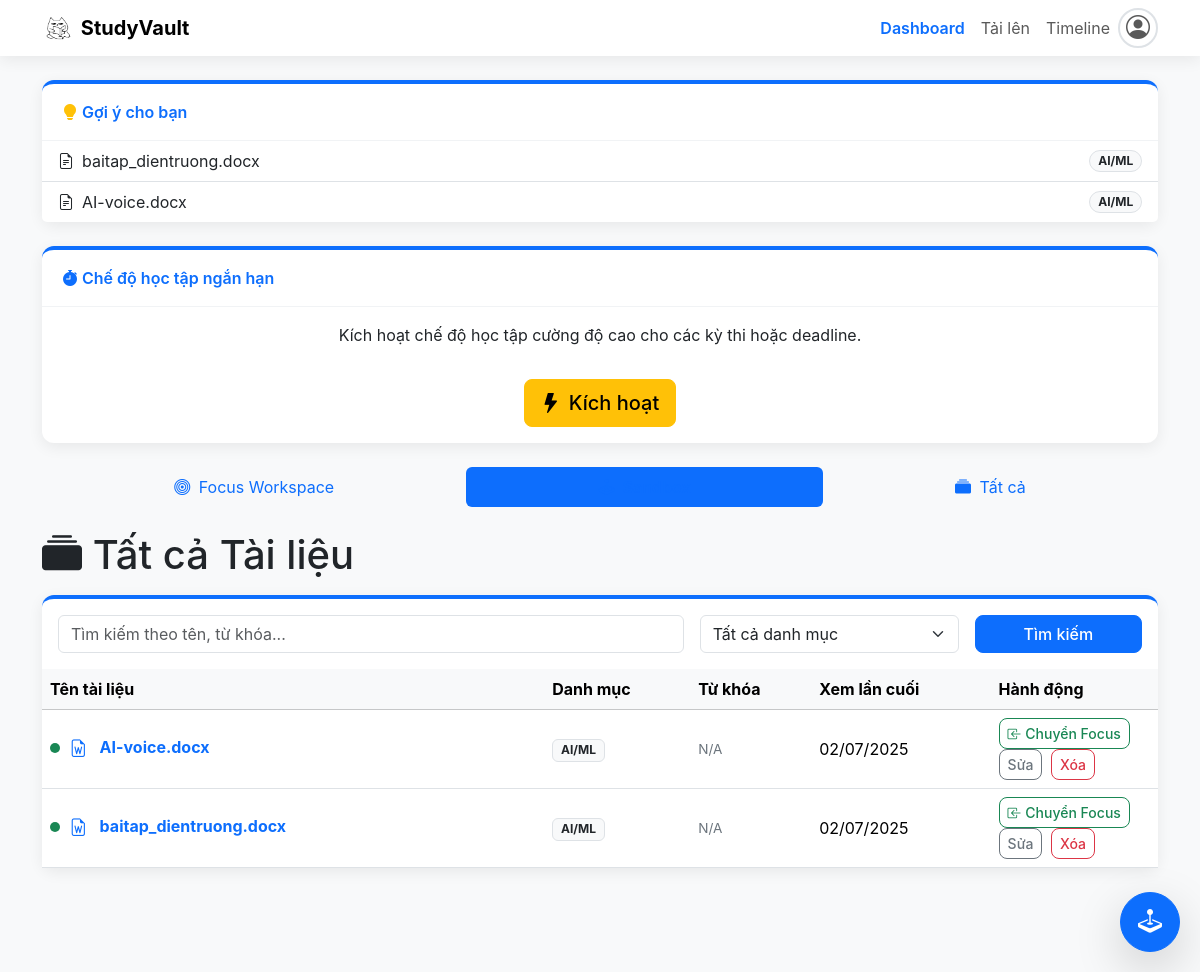
The page / on the database its author committed.
### app.py (models this page shows)
class Document(db.Model):
    id = db.Column(db.Integer, primary_key=True)
    filename = db.Column(db.String(200), nullable=False)
    filepath = db.Column(db.String(300), nullable=False, unique=True)
    category = db.Column(db.String(100), nullable=True, default="Chưa phân loại")
    uploaded_date = db.Column(db.DateTime, nullable=False, default=lambda: datetime.now(timezone.utc))
    last_viewed_date = db.Column(db.DateTime, nullable=True)
    doc_type = db.Column(db.String(20), nullable=False, default='file')
    engagement_level = db.Column(db.String(50), nullable=True)
    custom_note = db.Column(db.Text, nullable=True)
    deadline = db.Column(db.Date, nullable=True)
    extracted_content = db.Column(db.Text, nullable=True)
    user_summary = db.Column(db.Text, nullable=True)
    ai_topic_label = db.Column(db.String(100), nullable=True)
    win_criteria_description = db.Column(db.Text, nullable=True)
    target_score = db.Column(db.Integer, nullable=True)
    actual_score = db.Column(db.Integer, nullable=True)
    keywords = db.Column(db.Text, nullable=True)
    context_event = db.Column(db.String(200), nullable=True)
    is_goal_related = db.Column(db.Boolean, default=False, nullable=False)
    filename_normalized = db.Column(db.String(200), nullable=True)
    workspace_items = db.relationship('WorkspaceItem', backref='document', lazy=True, cascade="all, delete-orphan")
    relations = db.relationship('WorkspaceItemRelation', backref='document', lazy=True, cascade="all, delete-orphan")
    learning_objectives = db.relationship('LearningObjective', backref='doc', lazy=True, cascade="all, delete-orphan")

### app.py (the view, shortened to what this page needs)
@app.route('/')
def index():
    current_user = User.query.first()
    pagination_data = None
    documents_on_page = []
    suggested_docs = []
    documents_data_for_js = []
    search_query = request.args.get('search_query', '').strip()
    category_filter = request.args.get('category', '').strip()
    available_categories = sorted(list(fp.CATEGORY_KEYWORDS.keys()))
    if fp.DEFAULT_CATEGORY not in available_categories:
        available_categories.append(fp.DEFAULT_CATEGORY)
        available_categories.sort()
    try:
        page = request.args.get('page', 1, type=int)
        query = Document.query
        if search_query:
            normalized_search_query = normalize_vietnamese(search_query)
            query = query.filter(or_(Document.filename.ilike(f"%{search_query}%"), Document.filename_normalized.ilike(f"%{normalized_search_query}%"), Document.keywords.ilike(f"%{search_query}%")))
        if category_filter:
            query = query.filter(Document.category == category_filter)
        query = query.order_by(Document.uploaded_date.desc())
        pagination_data = query.paginate(page=page, per_page=ITEMS_PER_PAGE, error_out=False)
        documents_on_page = pagination_data.items if pagination_data else []
        for doc in documents_on_page:
            doc.is_goal_related = check_document_relevance(doc, current_user)
        try:
            base_query_for_suggestions = Document.query.filter(
                or_(Document.last_viewed_date.is_(None), Document.engagement_level.is_(None), Document.context_event.is_(None))
            )
            if current_user and (current_user.ultimate_goal or current_user.role_model_character):
                goal_keywords_for_suggestions = []
                if current_user.ultimate_goal:
                    goal_keywords_for_suggestions.extend(normalize_vietnamese(current_user.ultimate_goal).lower().split())
                if current_user.role_model_character:
                    goal_keywords_for_suggestions.extend(normalize_vietnamese(current_user.role_model_character).lower().split())
                goal_conditions_for_suggestions = []
                for keyword in set(goal_keywords_for_suggestions):
                    goal_conditions_for_suggestions.append(or_(
                        Document.filename_normalized.ilike(f"%{keyword}%"),
                        Document.keywords.ilike(f"%{keyword}%"),
                        Document.category.ilike(f"%{keyword}%")
                    ))
                if goal_conditions_for_suggestions:
                    goal_related_docs = base_query_for_suggestions.filter(or_(*goal_conditions_for_suggestions)).limit(3).all()
                    suggested_docs.extend(goal_related_docs)
                    needed_more = 3 - len(suggested_docs)
                    if needed_more > 0:
                        existing_ids = [doc.id for doc in suggested_docs]
                        random_docs = base_query_for_suggestions.filter(Document.id.notin_(existing_ids)).limit(needed_more).all()
                        suggested_docs.extend(random_docs)
                    random.shuffle(suggested_docs)
                    suggested_docs = suggested_docs[:3]
                else:
                    suggested_docs_ids = db.session.query(Document.id).filter(or_(Document.last_viewed_date.is_(None), Document.engagement_level.is_(None), Document.context_event.is_(None))).limit(20).all()
                    if suggested_docs_ids:
                        random_id_tuples = random.sample(suggested_docs_ids, min(len(suggested_docs_ids), 3))
                        random_ids = [r[0] for r in random_id_tuples]
                        suggested_docs = Document.query.filter(Document.id.in_(random_ids)).all()
            else:
                suggested_docs_ids = db.session.query(Document.id).filter(or_(Document.last_viewed_date.is_(None), Document.engagement_level.is_(None), Document.context_event.is_(None))).limit(20).all()
                if suggested_docs_ids:
                    random_id_tuples = random.sample(suggested_docs_ids, min(len(suggested_docs_ids), 3))
                    random_ids = [r[0] for r in random_id_tuples]
                    suggested_docs = Document.query.filter(Document.id.in_(random_ids)).all()
        except Exception as suggest_err:
            print(f"WARNING: Cannot get suggested docs based on goal: {suggest_err}")
            traceback.print_exc()
            suggested_docs_ids = db.session.query(Document.id).filter(or_(Document.last_viewed_date.is_(None), Document.engagement_level.is_(None), Document.context_event.is_(None))).limit(20).all()
            if suggested_docs_ids:
                random_id_tuples = random.sample(suggested_docs_ids, min(len(suggested_docs_ids), 3))
                random_ids = [r[0] for r in random_id_tuples]
                suggested_docs = Document.query.filter(Document.id.in_(random_ids)).all()
        for doc in documents_on_page:
            doc_dict = {
                'id': doc.id,
                'filename': doc.filename,
                'filename_normalized': doc.filename_normalized,
                'doc_type': doc.doc_type,
                'category': doc.category,
                'keywords': doc.keywords,
                'last_viewed_date': doc.last_viewed_date.isoformat() if doc.last_viewed_date else None,
                'engagement_level': doc.engagement_level,
                'context_event': doc.context_event,
                'is_goal_related': getattr(doc, 'is_goal_related', False)
            }
            documents_data_for_js.append(doc_dict)
    except Exception as db_err:
        flash(f"Lỗi khi truy vấn dữ liệu: {db_err}", "danger")
        print(f"ERROR querying database: {db_err}")
        traceback.print_exc()
    try:
        version = int(time.time())
        return render_template('index.html', pagination=pagination_data, documents=documents_on_page, documents_data_for_js=documents_data_for_js, categories=available_categories, search_query=search_query, category_filter=category_filter, default_category=fp.DEFAULT_CATEGORY, suggested_docs=suggested_docs,today=date.today(), version=version, timedelta=timedelta)
    except Exception as render_err:
        flash(f"Lỗi nghiêm trọng khi hiển thị trang: {render_err}", "danger")
        print(f"ERROR rendering template: {render_err}")
        traceback.print_exc()
        return "Đã xảy ra lỗi nghiêm trọng khi tải trang.", 500

### templates/index.html (shortened to what this page needs)
{% extends "layout.html" %}
{% block content %}
    {% if suggested_docs %}
    <div class="card mb-4">
        <div class="card-header"><i class="bi bi-lightbulb-fill text-warning"></i> Gợi ý cho bạn</div>
        <div class="list-group list-group-flush">
            {% for s_doc in suggested_docs %}
            <a href="{{ url_for('network_view', document_id=s_doc.id) }}" class="list-group-item list-group-item-action d-flex justify-content-between align-items-center">
                <span><i class="bi bi-file-earmark-text me-2"></i>{{ s_doc.filename | truncate(70) }}</span>
                <span class="badge bg-light text-dark border rounded-pill">{{ s_doc.category }}</span>
            </a>
            {% endfor %}
        </div>
    </div>
    {% endif %}
    <div class="card mb-4">
        <div class="card-header"><i class="bi bi-stopwatch-fill"></i> Chế độ học tập ngắn hạn</div>
        <div class="card-body text-center">
            <p>Kích hoạt chế độ học tập cường độ cao cho các kỳ thi hoặc deadline.</p>
            <button type="button" class="btn btn-warning btn-lg mt-3" data-bs-toggle="modal" data-bs-target="#shortTermModeSetupModal">
                <i class="bi bi-lightning-fill me-2"></i>Kích hoạt
            </button>
        </div>
    </div>
    <div class="mb-4">
    <ul class="nav nav-pills nav-fill" id="workspaceTabs">
        <li class="nav-item">
            <a class="nav-link active" href="#" data-tab-target="focus">
                <i class="bi bi-bullseye me-1"></i> Focus Workspace
            </a>
        </li>
        <li class="nav-item">
            <a class="nav-link" href="#" data-tab-target="sandbox">
                <i class="bi bi-joystick me-1"></i> Sandbox
            </a>
        </li>
        <li class="nav-item">
            <a class="nav-link" href="#" data-tab-target="all">
                <i class="bi bi-collection-fill me-1"></i> Tất cả
            </a>
        </li>
    </ul>
    </div>
    <h1 class="mb-3"><i class="bi bi-collection-fill"></i> Tất cả Tài liệu</h1>
    <div class="card">
        <div class="card-body">
            <form method="GET" action="{{ url_for('index') }}" class="row g-3 align-items-center">
                <div class="col-md-7">
                    <input type="text" class="form-control" name="search_query" placeholder="Tìm kiếm theo tên, từ khóa..." value="{{ search_query or '' }}">
                </div>
                <div class="col-md-3">
                    <select name="category" class="form-select">
                        <option value="">Tất cả danh mục</option>
                    </select>
                </div>
                <div class="col-md-2">
                    <button type="submit" class="btn btn-primary w-100">Tìm kiếm</button>
                </div>
            </form>
        </div>
        <div class="table-responsive">
            <table class="table table-hover align-middle mb-0">
                <thead class="table-light">
                    <tr>
                        <th scope="col" style="width: 45%;">Tên tài liệu</th>
                        <th scope="col">Danh mục</th>
                        <th scope="col">Từ khóa</th>
                        <th scope="col">Xem lần cuối</th>
                        <th scope="col" style="width: 15%;">Hành động</th>
                    </tr>
                </thead>
                <tbody>
                    {% for doc in documents %}
                    <tr class="document-row" data-doc-type="{{ 'goal-related' if doc.is_goal_related else 'sandbox' }}" data-doc-id="{{ doc.id }}">
                        <td>
                            {% if doc.last_viewed_date %}
                                <span class="status-dot dot-read" title="Đã xem"></span>
                            {% else %}
                                <span class="status-dot dot-unread" title="Chưa xem"></span>
                            {% endif %}
                            {% if doc.doc_type == 'pdf' %}<i class="bi bi-file-earmark-pdf text-danger doc-icon"></i>
                            {% elif doc.doc_type == 'docx' %}<i class="bi bi-file-earmark-word text-primary doc-icon"></i>
                            {% elif doc.doc_type == 'txt' %}<i class="bi bi-file-earmark-text text-secondary doc-icon"></i>
                            {% elif doc.doc_type == 'image' %}<i class="bi bi-file-image text-info doc-icon"></i>
                            {% elif doc.doc_type == 'video' %}<i class="bi bi-file-play text-purple doc-icon"></i>
                            {% elif 'link' in doc.doc_type %}<i class="bi bi-link-45deg text-success doc-icon"></i>
                            {% else %}<i class="bi bi-file-earmark text-muted doc-icon"></i>
                            {% endif %}
                            <a href="{{ url_for('view_document', document_id=doc.id) }}" class="fw-bold text-decoration-none">{{ doc.filename | truncate(50) }}</a>
                        </td>
                        <td><span class="badge bg-light text-dark border">{{ doc.category }}</span></td>
                        <td><div class="keywords-list">{{ doc.keywords or 'N/A' }}</div></td>
                        <td>{{ doc.last_viewed_date.strftime('%d/%m/%Y') if doc.last_viewed_date else 'Chưa xem' }}</td>
                        <td>
                            <button type="button" class="btn btn-sm toggle-workspace-btn me-1" data-doc-id="{{ doc.id }}" data-is-goal-related="{{ 'true' if doc.is_goal_related else 'false' }}">
                                {% if doc.is_goal_related %}
                                <i class="bi bi-box-arrow-right"></i> Chuyển Sandbox
                                {% else %}
                                <i class="bi bi-box-arrow-in-left"></i> Chuyển Focus
                                {% endif %}
                            </button>
                            <button type="button" class="btn btn-sm btn-outline-secondary me-1" data-bs-toggle="modal" data-bs-target="#editCategoryModal" data-doc-id="{{ doc.id }}" data-doc-filename="{{ doc.filename }}" data-doc-category="{{ doc.category }}">Sửa</button>
                            <form method="POST" action="{{ url_for('delete_document', document_id=doc.id) }}" class="d-inline" onsubmit="return confirm('Bạn chắc chắn muốn xóa vĩnh viễn tài liệu này?');">
                                <button type="submit" class="btn btn-sm btn-outline-danger">Xóa</button>
                            </form>
                        </td>
                    </tr>
                    {% else %}
                    <tr><td colspan="5" class="text-center py-5 text-muted">Không có tài liệu nào phù hợp.</td></tr>
                    {% endfor %}
            </tbody>
            </table>
        </div>
    </div>
    <button type="button" class="btn btn-primary rounded-circle shadow-lg" id="focusLockBtn" title="Chế độ Tập trung" style="width: 60px; height: 60px;">
        <i class="bi bi-joystick fs-4"></i>
    </button>
{% endblock %}

### rows shown on the page
Document: filename "baitap_dientruong.docx", category "AI/ML", doc_type "docx" (drawn), keywords "N/A", last_viewed_date "02/07/2025", is_goal_related False (drawn)
Document: filename "AI-voice.docx", category "AI/ML", doc_type "docx" (drawn), keywords "N/A", last_viewed_date "02/07/2025", is_goal_related False (drawn)
